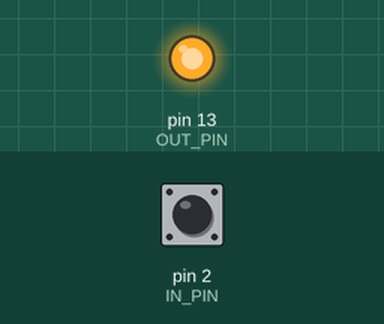
Recording of a sketch running on a simulated Arduino Uno, built with avr-gcc and run on an emulated ATmega328P. Shown: output pins drawn as LEDs (lit = HIGH). The test bench sets the inputs (shaded band); at power-on: pin 2 (IN_PIN) HIGH.

Above: at 1.2 s.
1.3 s: pin 2 (IN_PIN) pulled LOW for 0.15 s
At 1.42 s:
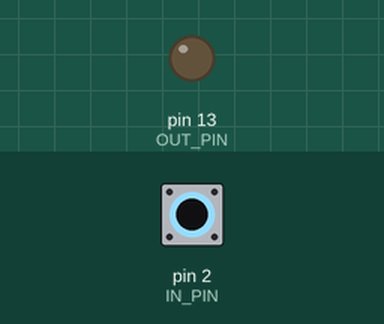
2.9 s: pin 2 (IN_PIN) pulled LOW for 3.2 s
At 6.7 s:
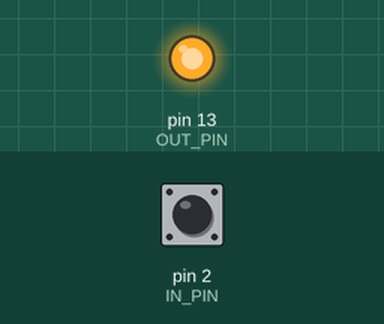
Timing chart, 0 to 8.2 s (numbered marks = the images above; inputs shaded):
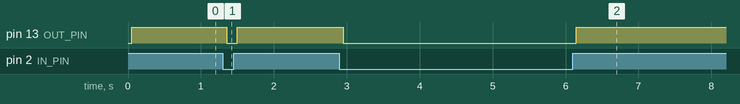

Measured:
- after the input at 1.3 s, pin 13 (OUT_PIN): HIGH → LOW after 0.05 s, → HIGH 0.15 s later
- after the input at 2.9 s, pin 13 (OUT_PIN): HIGH → LOW after 0.05 s, → HIGH 3.2 s later

The sketch:

tilt.ino
```cpp
#include "SoftwareSerial.h"


enum {
  IN_PIN = 2,
  OUT_PIN = 13,

  SERIAL_BAUD  = 9600,
};

int reading;           // the current reading from the input pin
int previous = LOW;    // the previous reading from the input pin

// the follow variables are long's because the time, measured in miliseconds,
// will quickly become a bigger number than can be stored in an int.
long time = 0;         // the last time the output pin was toggled
long debounce = 50;   // the debounce time, increase if the output flickers

void setup()
{
  Serial.begin (SERIAL_BAUD);


  pinMode(IN_PIN, INPUT);
  pinMode(OUT_PIN, OUTPUT);
  digitalWrite(IN_PIN, HIGH);   // turn on the built in pull-up resistor


}

void loop()
{
  int switchstate;

  reading = digitalRead(IN_PIN);

  // If the switch changed, due to bounce or pressing...
  if (reading != previous) {
    // reset the debouncing timer
    time = millis();
  }

  if ((millis() - time) > debounce) {
     // whatever the switch is at, its been there for a long time
     // so lets settle on it!
     switchstate = reading;

    digitalWrite(OUT_PIN, switchstate); //Light when tilted
  }


  // Save the last reading so we keep a running tally
  previous = reading;
}
```
